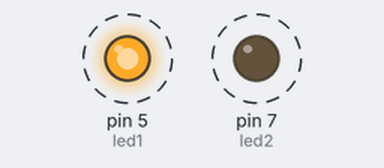
The sketch below on a simulated Arduino Uno, built with avr-gcc and run on an emulated ATmega328P. Parts: output pins drawn as LEDs (lit = HIGH). Dashed ring = blinking.

Above: at 0.5 s.
Timing chart, 0 to 4.6 s (numbered marks = the images above):
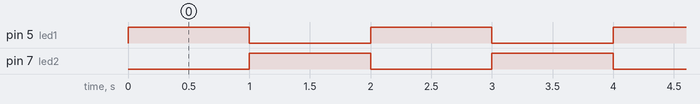

Measured:
- by itself, pin 5 (led1), pin 7 (led2): alternates HIGH for 1.0 s and LOW for 1.0 s

The sketch:

led.ino
```cpp
// C++ code
//
int led1 = 5;
int led2 = 7;
int x = 1;
void setup()
{
  pinMode(led1, OUTPUT);
  pinMode(led2, OUTPUT);
}
void loop()
{
  if (x == 1)
  {
    digitalWrite(led1, HIGH);
    digitalWrite(led2, LOW);
    x = 2;
  }
  else
  {
    digitalWrite(led1, LOW);
    digitalWrite(led2, HIGH);
    x = 1;
  }
  delay(1000);
}
```
